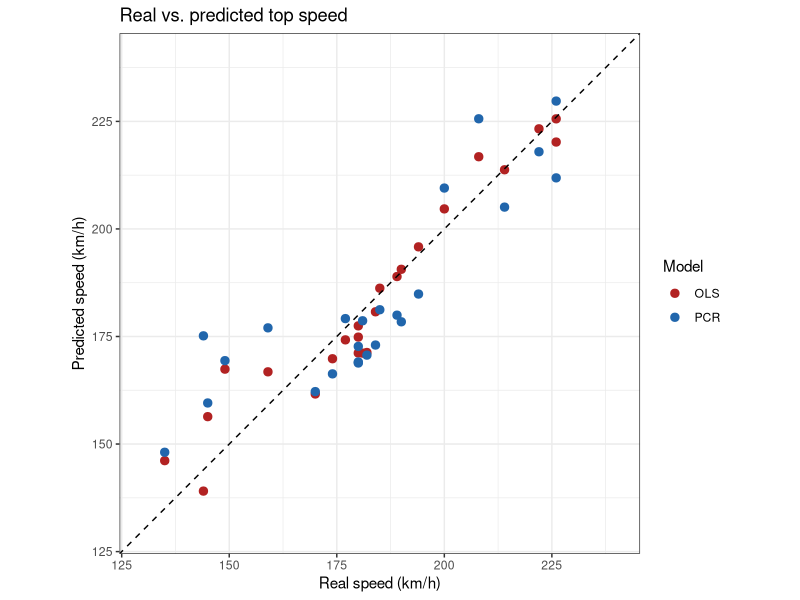
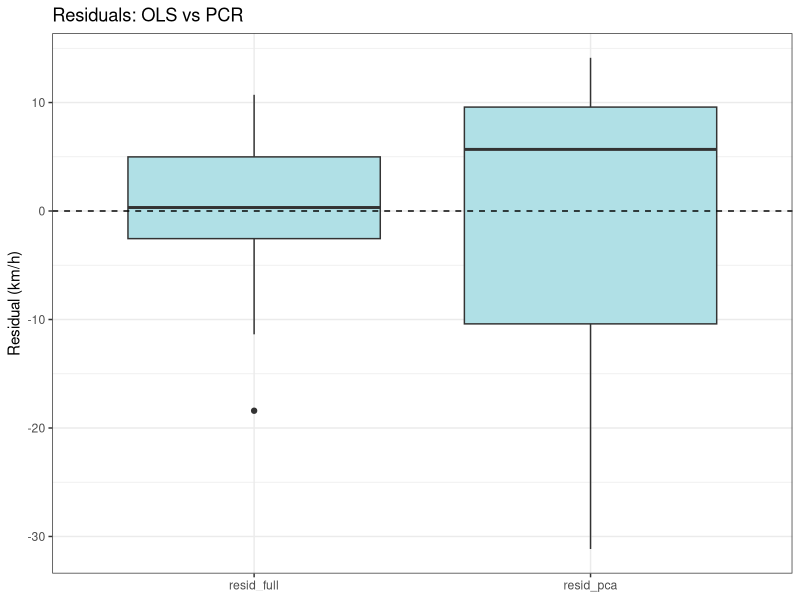
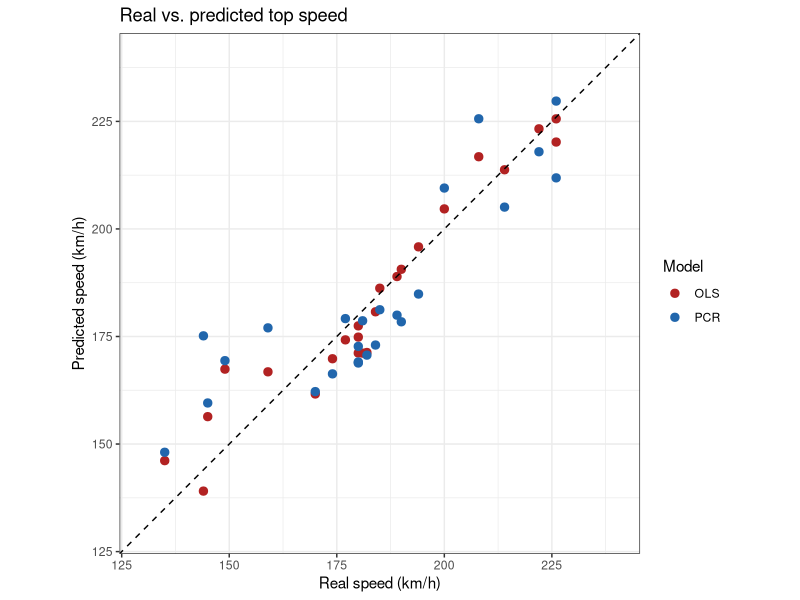
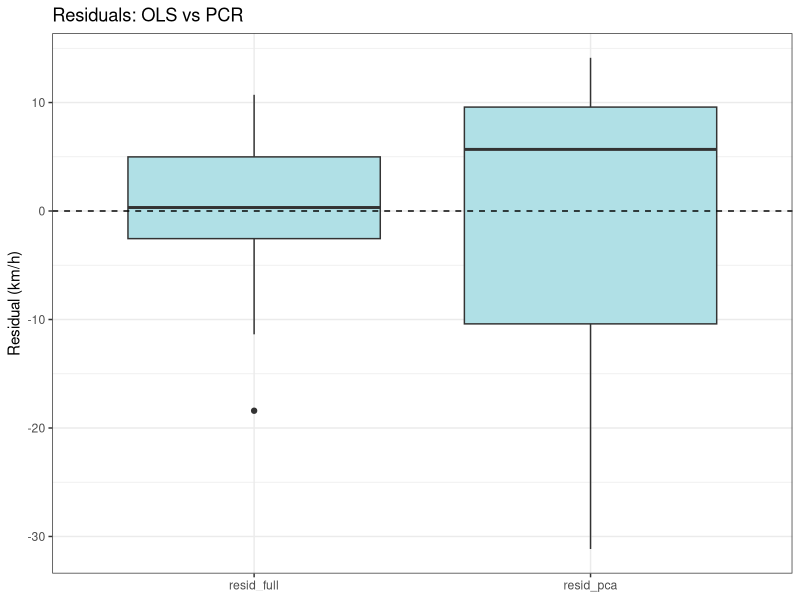

The R source for these figures, in order:
# =====================================================================
# 6. Compare the two models and discuss pros & cons
#    Model A: ordinary OLS on the 5 raw predictors
#    Model B: PCR on PC1 + PC2
# =====================================================================

library(tidyverse)
library(car)
library(ggplot2)

dir.create("figures", showWarnings = FALSE)
dir.create("results", showWarnings = FALSE)

df     <- read_csv("data/cars.csv", show_col_types = FALSE)
df_num <- df %>% select(where(is.numeric))

# --- 6.1 Refit both models -------------------------------------------
lm_full <- lm(speed ~ displace + power + weight + length + width, data = df_num)

pca_car <- prcomp(df_num %>% select(displace, power, weight, length, width),
                  scale. = TRUE)
df_pca  <- as_tibble(pca_car$x) %>% mutate(speed = df_num$speed)
lm_pca  <- lm(speed ~ PC1 + PC2, data = df_pca)

# --- 6.2 Predictions --------------------------------------------------
pred_df <- tibble(
  Cars       = df$Cars,
  real_speed = df_num$speed,
  pred_full  = predict(lm_full),
  pred_pca   = predict(lm_pca)
) %>%
  mutate(resid_full = real_speed - pred_full,
         resid_pca  = real_speed - pred_pca)
pred_df

# --- 6.3 Metrics ------------------------------------------------------
metrics <- function(real, pred) {
  tibble(
    r_squared     = round(1 - sum((real - pred)^2) / sum((real - mean(real))^2), 4),
    rmse          = round(sqrt(mean((real - pred)^2)), 4),
    mae           = round(mean(abs(real - pred)), 4),
    max_abs_error = round(max(abs(real - pred)), 4)
  )
}

comparison <- bind_rows(
  metrics(pred_df$real_speed, pred_df$pred_full) %>% mutate(model = "OLS (5 predictors)"),
  metrics(pred_df$real_speed, pred_df$pred_pca)  %>% mutate(model = "PCR (PC1 + PC2)")
) %>%
  select(model, everything())
comparison
#   OLS : R2 0.9148 | RMSE  7.21 km/h | MAE  5.59 | max error 18.41
#   PCR : R2 0.7406 | RMSE 12.57 km/h | MAE 10.85 | max error 31.15
#   (worst PCR errors: nissan vanette +31.2, vw caravelle +20.4)

comparison_ext <- map_dfr(list(lm_full, lm_pca), function(model) {
  model_summary <- summary(model)
  tibble(
    r_squared = model_summary$r.squared,
    adj_r2 = model_summary$adj.r.squared,
    sigma = model_summary$sigma,
    rmse = sqrt(mean(resid(model)^2)),
    max_vif = max(vif(model)),
    n_parameters = length(coef(model))
  )
}) %>%
  mutate(model = c("OLS (5 predictors)", "PCR (PC1 + PC2)"), .before = 1)
comparison_ext

# --- 6.4 Predicted vs. real ------------------------------------------
p_pred <- ggplot(pred_df) +
  geom_point(aes(x = real_speed, y = pred_full, colour = "OLS"), size = 2.5) +
  geom_point(aes(x = real_speed, y = pred_pca,  colour = "PCR"), size = 2.5) +
  geom_abline(slope = 1, intercept = 0, linetype = "dashed") +
  scale_colour_manual(values = c("OLS" = "firebrick", "PCR" = "#2166AC")) +
  labs(title = "Real vs. predicted top speed",
       x = "Real speed (km/h)", y = "Predicted speed (km/h)", colour = "Model") +
  coord_equal(xlim = c(130, 240), ylim = c(130, 240)) +
  theme_bw()

p_pred
ggsave("figures/06_predicted_vs_real.png", p_pred, width = 6, height = 5, dpi = 150)

# --- 6.5 Residuals ----------------------------------------------------
p_res <- pred_df %>%
  pivot_longer(cols = c(resid_full, resid_pca),
               names_to = "model", values_to = "residual") %>%
  ggplot(aes(x = model, y = residual)) +
  geom_boxplot(fill = "#B0E0E6") +
  geom_hline(yintercept = 0, linetype = "dashed") +
  labs(title = "Residuals: OLS vs PCR", x = NULL, y = "Residual (km/h)") +
  theme_bw()

p_res
ggsave("figures/06_residuals_boxplot.png", p_res, width = 5.5, height = 4, dpi = 150)

# --- 6.6 Discussion ---------------------------------------------------
# OLS
#   + best in-sample accuracy (RMSE 7.2 km/h), keeps all raw information
#   + familiar output in the original units
#   - VIF up to 10.5 inflates coefficient standard errors
#     (weight has different marginal and conditional association signs)
#   - high VIF inflates uncertainty in conditional coefficient estimates
#   - 6 parameters for 24 observations
# PCR
#   + orthogonal component predictors (VIF = 1) remove collinearity
#   + 3 parameters instead of 6: a more parsimonious specification
#   + components have a meaning (PC1 = global size/power, PC2 = power/width)
#   - lower in-sample fit: PC1 + PC2 keep 93.8% of the predictor variance
#     but only 74% of the speed variance (the discarded 6% of predictor
#     variance mattered for the target)
#   - coefficients live in PC space, not directly in km/h per kg or per cc
# These are training-set metrics. The next step assesses prediction with
# leave-one-out validation and refits PCA within each training fold.

write_csv(pred_df,       "results/06_predictions.csv")
write_csv(comparison_ext,"results/06_model_comparison.csv")
